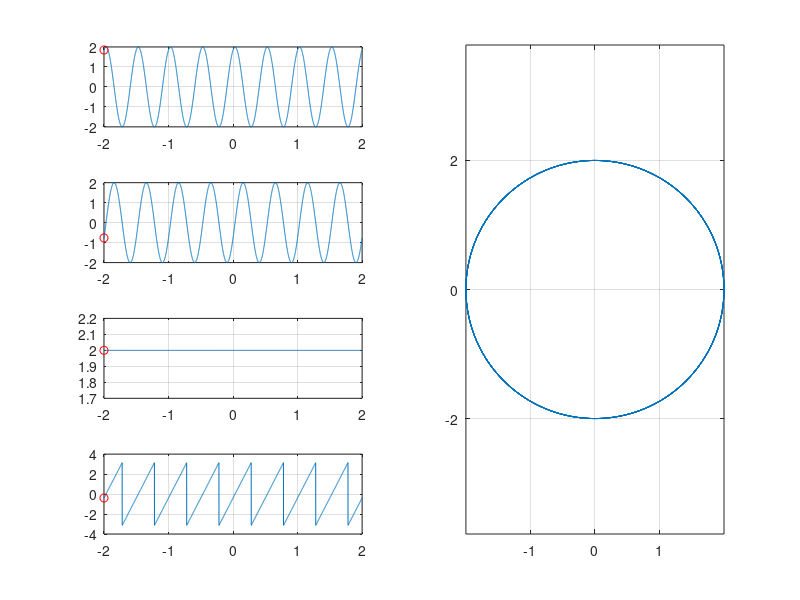

Recreate this plot in MATLAB. (Note: this script raises an error after producing the figure.)
% m-plik skryptowy: ts_demo_03.m
%
% Teoria sygnalow
% Elektronika, WIEiT, AGH
% 
% Opracowanie: P.Korohoda, 18.10.2022

clc; clear; close all;

dt=1e-3;  t=-2:dt:2;        % pseudo-ciagla os czasu;
A=2; f0=2; p0=pi/8;     % zadawane wartosci parametrów sygnalu;  
x=A*exp(j*(2*pi*f0*t-p0));  % sygnal harmoniczny x=x(t);

x_re   = real(x);
x_im   = imag(x);
x_faza = angle(x);
x_ampl = abs(x);

for n=1:10:length(t)
    figure(1); clf;
        subplot(4,2,1); plot(t, x_re); grid on; hold on;
                        plot(t(n), x_re(n),'ro');
        subplot(4,2,3); plot(t, x_im); grid on; hold on;
                        plot(t(n), x_im(n),'ro');
        subplot(4,2,5); plot(t, x_ampl); grid on; hold on;
                        plot(t(n), x_ampl(n),'ro');
        subplot(4,2,7); plot(t, x_faza); grid on; hold on;
                        plot(t(n), x_faza(n),'ro');
        subplot(4,2,[2,4,6,8]); plot(x_re, x_im); axis equal; grid on; hold on;git
                                plot(x_re(n), x_im(n),'ro');
 
        pause(0.1);
end
% KONIEC